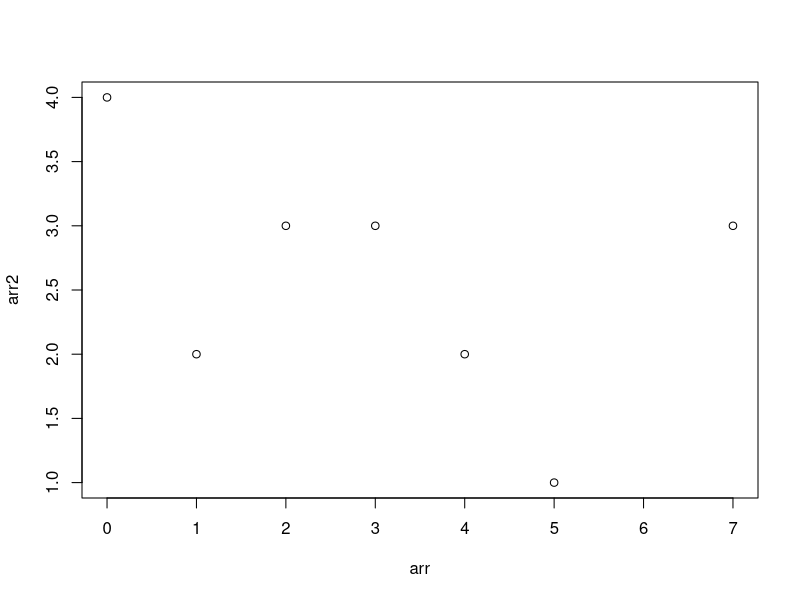

Source code (R):
## ---- chunk 1
arr <- c(0,1,2,3,7,5,4)
arr2 <- c(4,2,3,3,3,1,2)

plot(arr, arr2)
